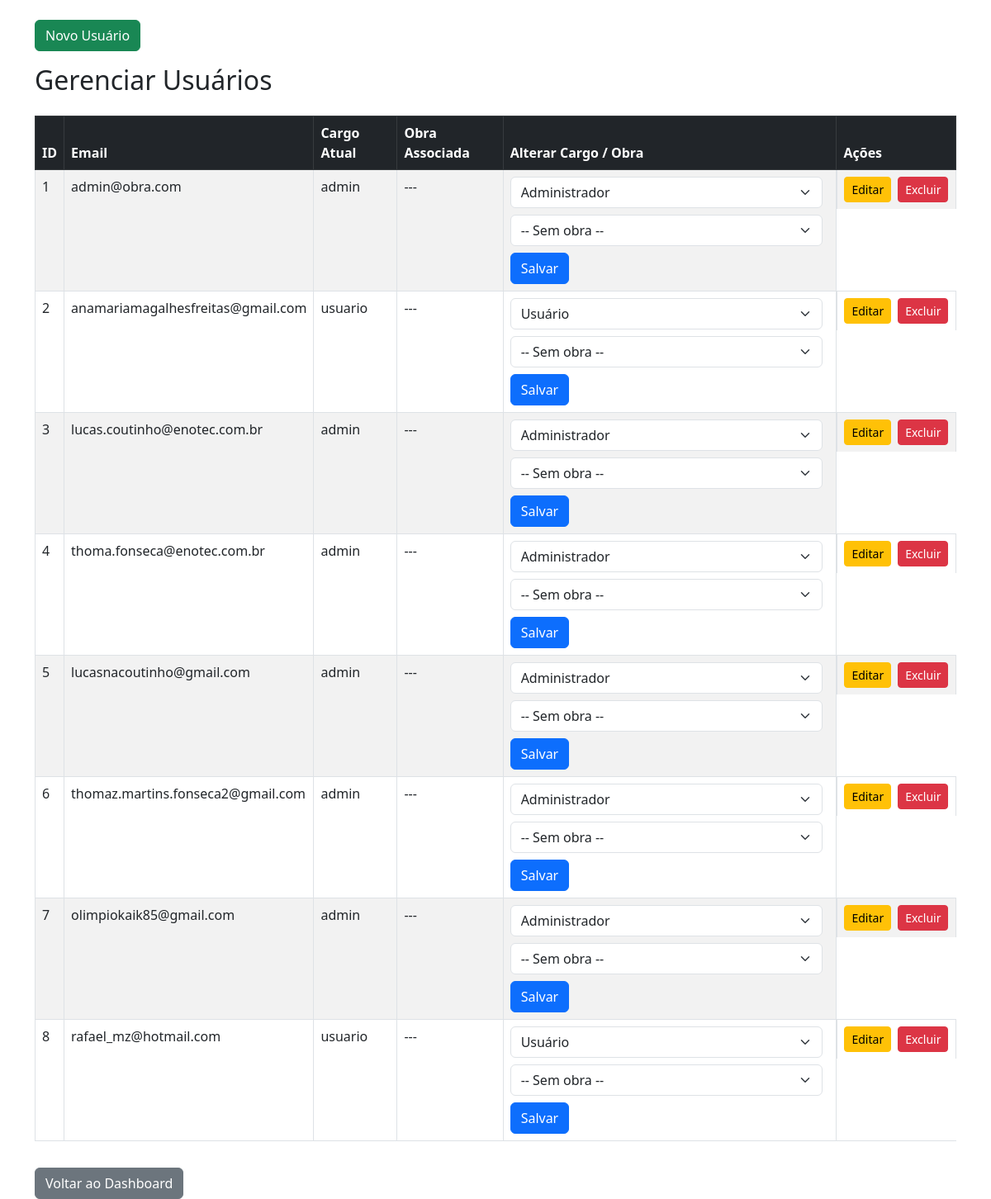
The page /gerenciar-usuarios (signed in) on the database as committed earlier.
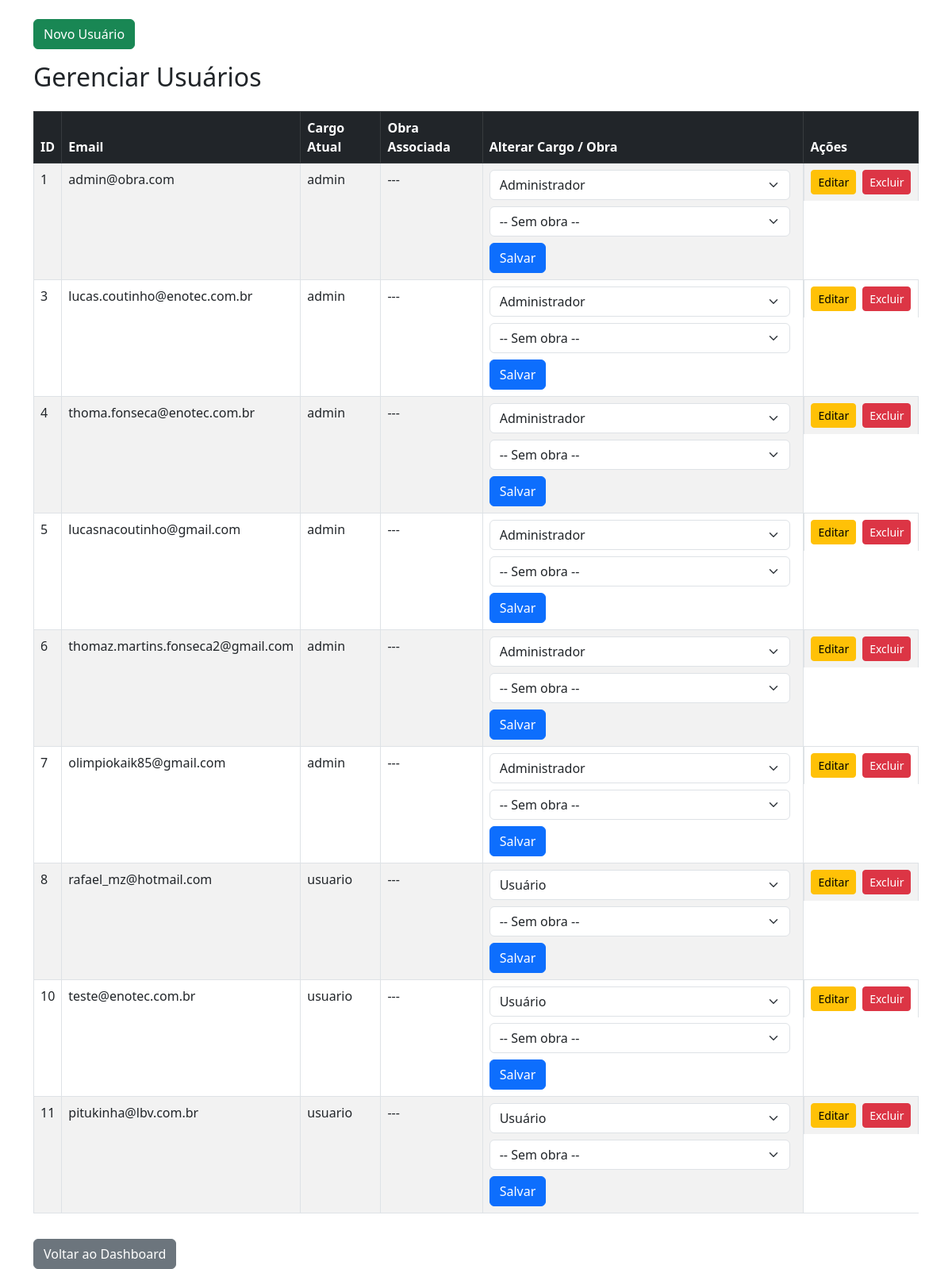
The same page on the database as committed later.
### models.py (models this page shows)
class User(db.Model):
    id = db.Column(db.Integer, primary_key=True)
    email = db.Column(db.String(120), unique=True, nullable=False)
    password = db.Column(db.String(120), nullable=False)
    cargo = db.Column(db.String(50), default="usuario")
    obra_id = db.Column(db.Integer, db.ForeignKey('obra.id'))
    obra = db.relationship('Obra', backref='usuarios')

### app.py (the view, shortened to what this page needs)
@app.route("/gerenciar-usuarios", methods=["GET", "POST"])
def gerenciar_usuarios():
    if "usuario" not in session:
        return redirect("/login")
    user = User.query.filter_by(email=session["usuario"]).first()
    if user.cargo != "admin":
        return "Acesso negado", 403
    usuarios = User.query.all()
    obras = Obra.query.all()  # <- NOVO
    return render_template("gerenciar_usuarios.html", usuarios=usuarios, obras=obras)  # <- NOVO

### templates/gerenciar_usuarios.html (shortened to what this page needs)
<!DOCTYPE html>
<html lang="pt-br">
<head>
  <link rel="stylesheet" href="https://cdn.jsdelivr.net/npm/bootstrap@5.3.0/dist/css/bootstrap.min.css" />
</head>
<body>
  <div class="container mt-4">
    <button class="btn btn-success mb-3" data-bs-toggle="modal" data-bs-target="#modalNovoUsuario">
      Novo Usuário
    </button>
    <h2 class="mb-4">Gerenciar Usuários</h2>
    <div class="table-responsive">
      <table class="table table-striped table-bordered">
        <thead class="table-dark">
          <tr>
            <th>ID</th>
            <th>Email</th>
            <th>Cargo Atual</th>
            <th>Obra Associada</th>
            <th>Alterar Cargo / Obra</th>
            <th>Ações</th>
          </tr>
        </thead>
        <tbody>
          {% for u in usuarios %}
          <tr>
            <td>{{ u.id }}</td>
            <td>{{ u.email }}</td>
            <td>{{ u.cargo }}</td>
            <td>{{ u.obra.nome if u.obra else '---' }}</td>
            <td>
              <form method="POST" action="{{ url_for('gerenciar_usuarios') }}" class="d-flex flex-wrap gap-2">
                <select name="novo_cargo" class="form-select me-2">
                  <option value="usuario" {% if u.cargo == 'usuario' %}selected{% endif %}>Usuário</option>
                  <option value="admin" {% if u.cargo == 'admin' %}selected{% endif %}>Administrador</option>
                </select>
                <select name="obra_id" class="form-select me-2">
                  <option value="">-- Sem obra --</option>
                </select>
                <button type="submit" class="btn btn-primary">Salvar</button>
              </form>
            </td>
            <td class="d-flex gap-2">
  <a href="{{ url_for('editar_usuario', user_id=u.id) }}" class="btn btn-warning btn-sm">
    Editar
  </a>
  <form method="POST" action="{{ url_for('excluir_usuario', user_id=u.id) }}" onsubmit="return confirm('Tem certeza que deseja excluir?');">
    <button type="submit" class="btn btn-danger btn-sm">Excluir</button>
  </form>
</td>
          </tr>
          {% endfor %}
        </tbody>
      </table>
    </div>
    <a href="{{ url_for('dashboard') }}" class="btn btn-secondary mt-3">Voltar ao Dashboard</a>
  </div>
</body>
</html>

Rows that differ between the two databases and show on the page:
removed User: id "2", email "anamariamagalhesfreitas@gmail.com", cargo "usuario", obra "---", novo_cargo "Usuário"
added User: id "10", email "teste@enotec.com.br", cargo "usuario", obra "---", novo_cargo "Usuário"
added User: id "11", email "pitukinha@lbv.com.br", cargo "usuario", obra "---", novo_cargo "Usuário"
